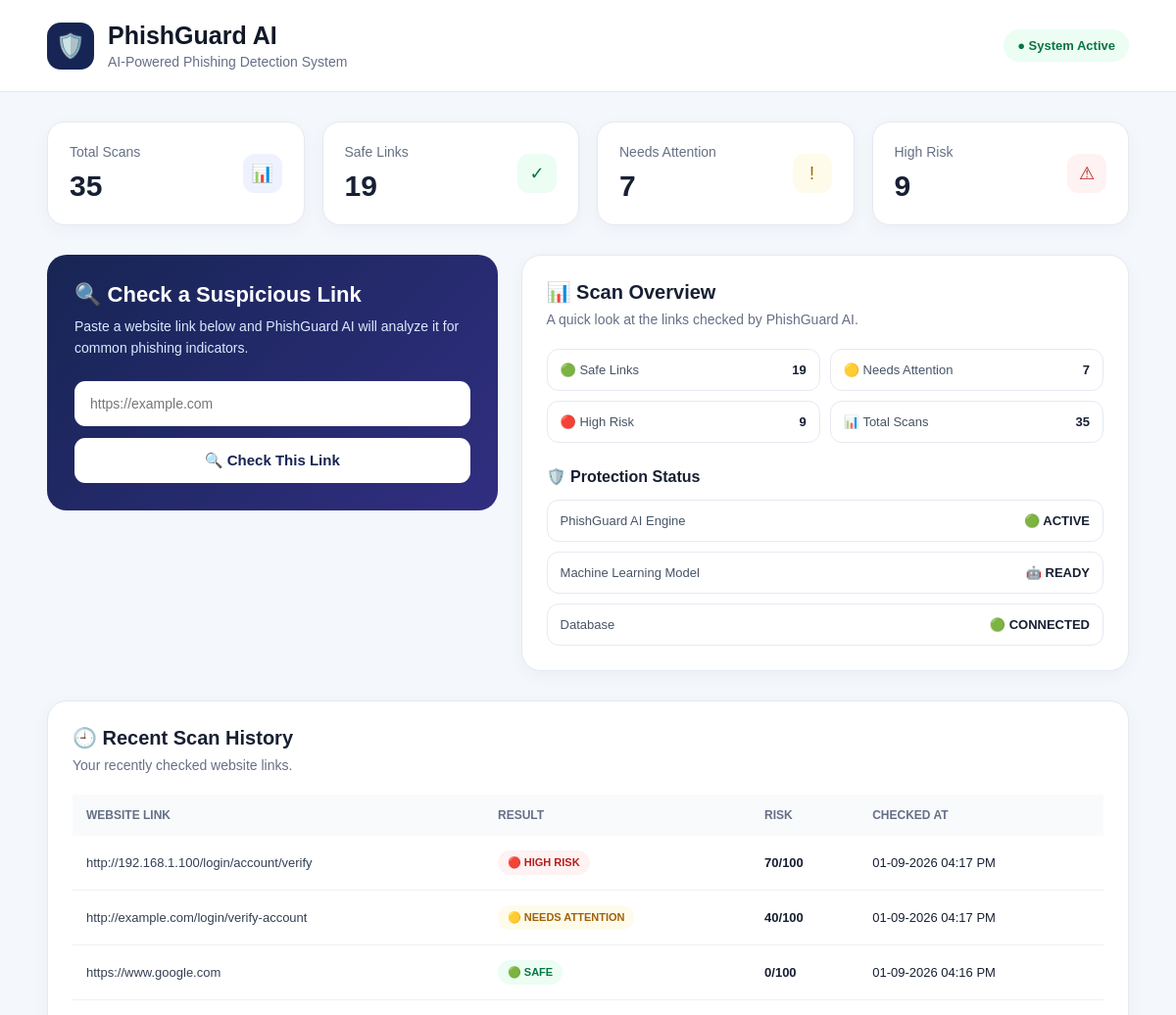
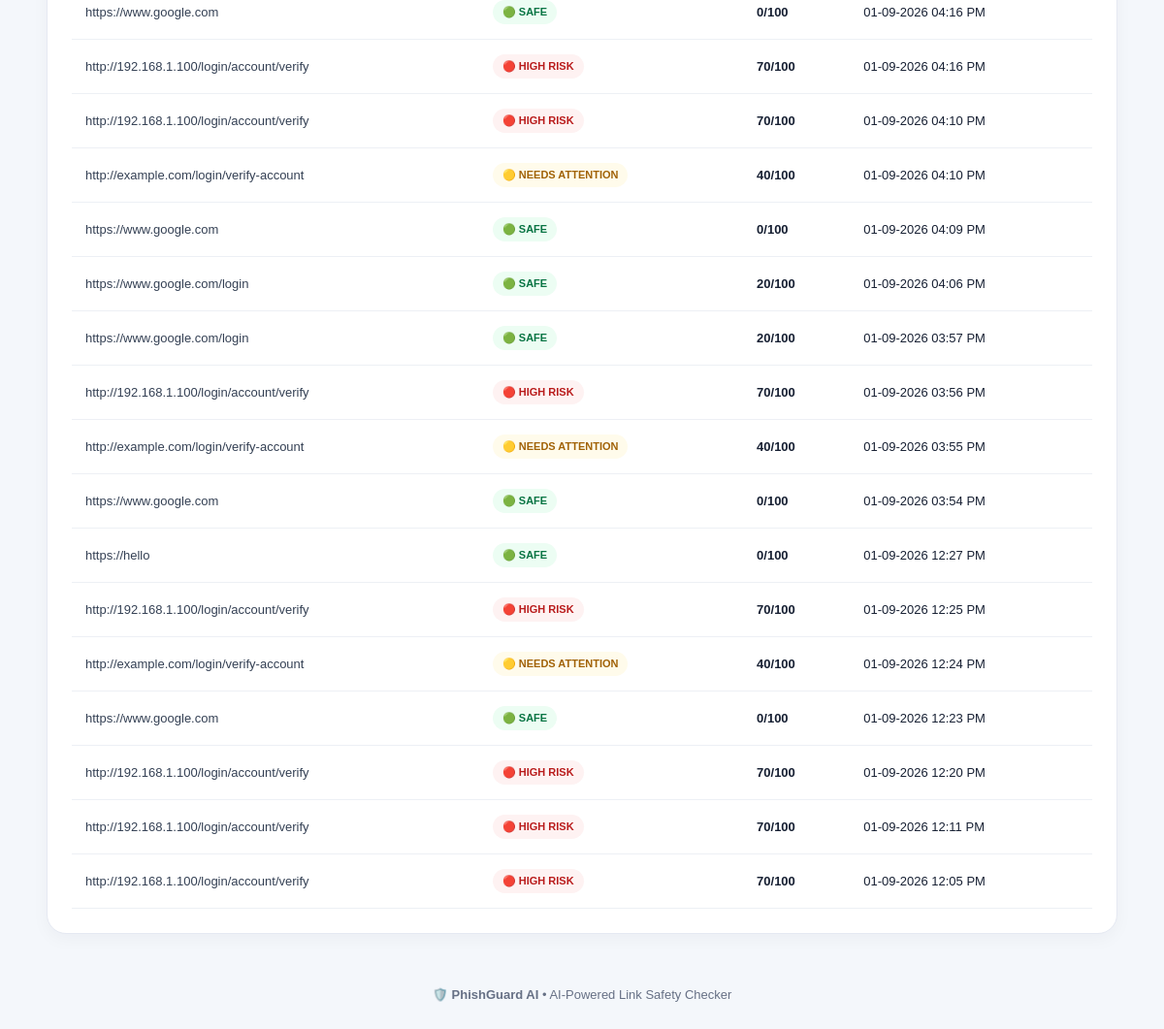
The page / on the database its author committed (2 pictures, top to bottom).
### tables this page shows
CREATE TABLE scan_history (
            id INTEGER PRIMARY KEY AUTOINCREMENT,
            url TEXT NOT NULL,
            result TEXT NOT NULL,
            score INTEGER NOT NULL,
            scan_time TEXT NOT NULL
        );

### app.py (the view, shortened to what this page needs)
@app.route("/", methods=["GET", "POST"])
def home():
    result = None
    score = 0
    reasons = []
    indicators = []
    user_input = ""
    (
        total_scans,
        safe_count,
        suspicious_count,
        phishing_count
    ) = get_statistics()
    scan_history = get_scan_history()
    return render_template(
        "index.html",
        result=result,
        score=score,
        reasons=reasons,
        indicators=indicators,
        user_input=user_input,
        total_scans=total_scans,
        safe_count=safe_count,
        suspicious_count=suspicious_count,
        phishing_count=phishing_count,
        scan_history=scan_history
    )

### app.py (called while the page is built)
def get_scan_history():
    conn = sqlite3.connect(DATABASE)
    conn.row_factory = sqlite3.Row
    cursor = conn.cursor()
    cursor.execute("""
        SELECT url, result, score, scan_time
        FROM scan_history
        ORDER BY id DESC
        LIMIT 20
    """)
    rows = cursor.fetchall()
    conn.close()
    history = []
    for row in rows:
        history.append({
            "url": row["url"],
            "result": row["result"],
            "score": row["score"],
            "time": row["scan_time"]
        })
    return history

def get_statistics():
    conn = sqlite3.connect(DATABASE)
    cursor = conn.cursor()
    cursor.execute(
        "SELECT COUNT(*) FROM scan_history"
    )
    total_scans = cursor.fetchone()[0]
    cursor.execute("""
        SELECT COUNT(*)
        FROM scan_history
        WHERE result = 'SAFE'
    """)
    safe_count = cursor.fetchone()[0]
    cursor.execute("""
        SELECT COUNT(*)
        FROM scan_history
        WHERE result = 'SUSPICIOUS'
    """)
    suspicious_count = cursor.fetchone()[0]
    cursor.execute("""
        SELECT COUNT(*)
        FROM scan_history
        WHERE result = 'PHISHING'
    """)
    phishing_count = cursor.fetchone()[0]
    conn.close()
    return (
        total_scans,
        safe_count,
        suspicious_count,
        phishing_count
    )

### templates/index.html (shortened to what this page needs)
<!DOCTYPE html>
<html lang="en">
<head>
</head>
<body>
<header>
    <div class="container header-content">
        <div class="brand">
            <div class="logo">🛡️</div>
            <div>
                <h1>PhishGuard AI</h1>
                <p>AI-Powered Phishing Detection System</p>
            </div>
        </div>
        <div class="status">
            ● System Active
        </div>
    </div>
</header>
<div class="container">
    <div class="stats">
        <div class="stat-card">
            <div class="stat-top">
                <div>
                    <div class="stat-title">Total Scans</div>
                    <div class="stat-number">{{ total_scans }}</div>
                </div>
                <div class="stat-icon blue">📊</div>
            </div>
        </div>
        <div class="stat-card">
            <div class="stat-top">
                <div>
                    <div class="stat-title">Safe Links</div>
                    <div class="stat-number">{{ safe_count }}</div>
                </div>
                <div class="stat-icon green">✓</div>
            </div>
        </div>
        <div class="stat-card">
            <div class="stat-top">
                <div>
                    <div class="stat-title">Needs Attention</div>
                    <div class="stat-number">{{ suspicious_count }}</div>
                </div>
                <div class="stat-icon yellow">!</div>
            </div>
        </div>
        <div class="stat-card">
            <div class="stat-top">
                <div>
                    <div class="stat-title">High Risk</div>
                    <div class="stat-number">{{ phishing_count }}</div>
                </div>
                <div class="stat-icon red">⚠</div>
            </div>
        </div>
    </div>
    <div class="main-grid">
        <div>
            <div class="scan-box">
                <h2>🔍 Check a Suspicious Link</h2>
                <p>
                    Paste a website link below and PhishGuard AI
                    will analyze it for common phishing indicators.
                </p>
                <form method="POST">
                    <input
                        type="text"
                        name="message"
                        class="url-input"
                        placeholder="https://example.com"
                        value="{{ user_input }}"
                        required
                    >
                    <button
                        type="submit"
                        class="check-btn"
                    >
                        🔍 Check This Link
                    </button>
                </form>
            </div>
        </div>
        <div class="card">
            <h2>📊 Scan Overview</h2>
            <p class="card-description">
                A quick look at the links checked by PhishGuard AI.
            </p>
            <div class="indicator-grid">
                <div class="indicator">
                    <span class="indicator-name">
                        🟢 Safe Links
                    </span>
                    <strong>
                        {{ safe_count }}
                    </strong>
                </div>
                <div class="indicator">
                    <span class="indicator-name">
                        🟡 Needs Attention
                    </span>
                    <strong>
                        {{ suspicious_count }}
                    </strong>
                </div>
                <div class="indicator">
                    <span class="indicator-name">
                        🔴 High Risk
                    </span>
                    <strong>
                        {{ phishing_count }}
                    </strong>
                </div>
                <div class="indicator">
                    <span class="indicator-name">
                        📊 Total Scans
                    </span>
                    <strong>
                        {{ total_scans }}
                    </strong>
                </div>
            </div>
            <h3 class="section-title">
                🛡️ Protection Status
            </h3>
            <div class="indicator">
                <span class="indicator-name">
                    PhishGuard AI Engine
                </span>
                <span class="indicator-status">
                    🟢 ACTIVE
                </span>
            </div>
            <div class="indicator" style="margin-top:10px;">
                <span class="indicator-name">
                    Machine Learning Model
                </span>
                <span class="indicator-status">
                    🤖 READY
                </span>
            </div>
            <div class="indicator" style="margin-top:10px;">
                <span class="indicator-name">
                    Database
                </span>
                <span class="indicator-status">
                    🟢 CONNECTED
                </span>
            </div>
        </div>
    </div>
    <div class="card history-card">
        <h2>🕘 Recent Scan History</h2>
        <p class="card-description">
            Your recently checked website links.
        </p>
        <div class="table-wrapper">
            <table>
                <thead>
                    <tr>
                        <th>Website Link</th>
                        <th>Result</th>
                        <th>Risk</th>
                        <th>Checked At</th>
                    </tr>
                </thead>
                <tbody>
                    {% for scan in scan_history %}
                    <tr>
                        <td class="url-cell">
                            {{ scan.url }}
                        </td>
                        <td>
                            {% if scan.result == "SAFE" %}
                                <span class="badge badge-safe">
                                    🟢 SAFE
                                </span>
                            {% elif scan.result == "SUSPICIOUS" %}
                                <span class="badge badge-suspicious">
                                    🟡 NEEDS ATTENTION
                                </span>
                            {% else %}
                                <span class="badge badge-phishing">
                                    🔴 HIGH RISK
                                </span>
                            {% endif %}
                        </td>
                        <td>
                            <strong>
                                {{ scan.score }}/100
                            </strong>
                        </td>
                        <td>
                            {{ scan.time }}
                        </td>
                    </tr>
                    {% else %}
                    <tr>
                        <td colspan="4" style="text-align:center; padding:30px;">
                            No scan history yet.
                        </td>
                    </tr>
                    {% endfor %}
                </tbody>
            </table>
        </div>
    </div>
</div>
<footer>
    🛡️ <strong>PhishGuard AI</strong>
    • AI-Powered Link Safety Checker
</footer>
</body>
</html>

### templates/index.html (style rules this page uses)
* { margin: 0; padding: 0; box-sizing: border-box; }
body { font-family: Arial, Helvetica, sans-serif; background: #f4f7fb; color: #172033; min-height: 100vh; }
.container { width: 92%; max-width: 1200px; margin: auto; }
header { background: #ffffff; border-bottom: 1px solid #e5e9f2; padding: 22px 0; margin-bottom: 30px; }
.header-content { display: flex; justify-content: space-between; align-items: center; gap: 20px; }
.brand { display: flex; align-items: center; gap: 14px; }
.logo { width: 48px; height: 48px; border-radius: 14px; background: #172554; color: white; display: flex; justify-content: center; align-items: center; font-size: 24px; }
.brand h1 { font-size: 25px; color: #111827; }
.brand p { color: #667085; margin-top: 4px; font-size: 14px; }
.status { background: #ecfdf3; color: #087443; padding: 9px 14px; border-radius: 20px; font-size: 13px; font-weight: bold; }
.stats { display: grid; grid-template-columns: repeat(4, 1fr); gap: 18px; margin-bottom: 30px; }
.stat-card { background: white; border: 1px solid #e5e9f2; border-radius: 18px; padding: 22px; box-shadow: 0 5px 18px rgba(15, 23, 42, 0.04); }
.stat-top { display: flex; justify-content: space-between; align-items: center; }
.stat-title { color: #667085; font-size: 14px; }
.stat-number { font-size: 30px; font-weight: bold; margin-top: 10px; }
.stat-icon { width: 40px; height: 40px; border-radius: 12px; display: flex; justify-content: center; align-items: center; font-size: 18px; }
.blue { background: #eef2ff; color: #3730a3; }
.green { background: #ecfdf3; color: #087443; }
.yellow { background: #fffbeb; color: #a16207; }
.red { background: #fef2f2; color: #b91c1c; }
.main-grid { display: grid; grid-template-columns: 1fr 1.35fr; gap: 24px; margin-bottom: 30px; }
.card { background: white; border: 1px solid #e5e9f2; border-radius: 20px; padding: 25px; box-shadow: 0 5px 18px rgba(15, 23, 42, 0.04); }
.card h2 { font-size: 20px; margin-bottom: 8px; }
.card-description { color: #667085; font-size: 14px; margin-bottom: 22px; }
.scan-box { background: linear-gradient(135deg, #172554, #312e81); color: white; border-radius: 20px; padding: 28px; }
.scan-box h2 { font-size: 22px; margin-bottom: 8px; }
.scan-box p { color: #dbeafe; font-size: 14px; line-height: 1.6; margin-bottom: 22px; }
.url-input { width: 100%; padding: 15px 16px; border: none; border-radius: 11px; outline: none; font-size: 14px; margin-bottom: 12px; }
.check-btn { width: 100%; padding: 14px; border: none; border-radius: 11px; background: white; color: #172554; font-size: 15px; font-weight: bold; cursor: pointer; transition: 0.2s; }
.section-title { font-size: 16px; margin: 25px 0 14px; }
.indicator-grid { display: grid; grid-template-columns: repeat(2, 1fr); gap: 10px; }
.indicator { border: 1px solid #e5e9f2; border-radius: 12px; padding: 13px; display: flex; justify-content: space-between; align-items: center; font-size: 13px; }
.indicator-name { color: #475467; }
.indicator-status { font-weight: bold; }
.history-card { margin-bottom: 35px; }
.table-wrapper { overflow-x: auto; }
table { width: 100%; border-collapse: collapse; min-width: 700px; }
th { text-align: left; padding: 14px; background: #f8fafc; color: #667085; font-size: 12px; text-transform: uppercase; }
td { padding: 15px 14px; border-bottom: 1px solid #edf0f5; font-size: 13px; }
.url-cell { max-width: 380px; word-break: break-all; color: #344054; }
.badge { display: inline-block; padding: 6px 10px; border-radius: 20px; font-size: 11px; font-weight: bold; }
.badge-safe { background: #ecfdf3; color: #087443; }
.badge-suspicious { background: #fffbeb; color: #a16207; }
.badge-phishing { background: #fef2f2; color: #b91c1c; }
footer { text-align: center; color: #667085; font-size: 13px; padding: 20px 0 35px; }

### rows shown on the page
scan_history: url "http://192.168.1.100/login/account/verify", result "🔴 HIGH RISK", score "70", time "01-09-2026 04:17 PM"
scan_history: url "http://example.com/login/verify-account", result "🟡 NEEDS ATTENTION", score "40", time "01-09-2026 04:17 PM"
scan_history: url "https://www.google.com", result "🟢 SAFE", score "0", time "01-09-2026 04:16 PM"
scan_history: url "https://www.google.com", result "🟢 SAFE", score "0", time "01-09-2026 04:16 PM"
scan_history: url "http://192.168.1.100/login/account/verify", result "🔴 HIGH RISK", score "70", time "01-09-2026 04:16 PM"
scan_history: url "http://192.168.1.100/login/account/verify", result "🔴 HIGH RISK", score "70", time "01-09-2026 04:10 PM"
scan_history: url "http://example.com/login/verify-account", result "🟡 NEEDS ATTENTION", score "40", time "01-09-2026 04:10 PM"
scan_history: url "https://www.google.com", result "🟢 SAFE", score "0", time "01-09-2026 04:09 PM"
scan_history: url "https://www.google.com/login", result "🟢 SAFE", score "20", time "01-09-2026 04:06 PM"
scan_history: url "https://www.google.com/login", result "🟢 SAFE", score "20", time "01-09-2026 03:57 PM"
scan_history: url "http://192.168.1.100/login/account/verify", result "🔴 HIGH RISK", score "70", time "01-09-2026 03:56 PM"
scan_history: url "http://example.com/login/verify-account", result "🟡 NEEDS ATTENTION", score "40", time "01-09-2026 03:55 PM"
scan_history: url "https://www.google.com", result "🟢 SAFE", score "0", time "01-09-2026 03:54 PM"
scan_history: url "https://hello", result "🟢 SAFE", score "0", time "01-09-2026 12:27 PM"
scan_history: url "http://192.168.1.100/login/account/verify", result "🔴 HIGH RISK", score "70", time "01-09-2026 12:25 PM"
scan_history: url "http://example.com/login/verify-account", result "🟡 NEEDS ATTENTION", score "40", time "01-09-2026 12:24 PM"
scan_history: url "https://www.google.com", result "🟢 SAFE", score "0", time "01-09-2026 12:23 PM"
scan_history: url "http://192.168.1.100/login/account/verify", result "🔴 HIGH RISK", score "70", time "01-09-2026 12:20 PM"
scan_history: url "http://192.168.1.100/login/account/verify", result "🔴 HIGH RISK", score "70", time "01-09-2026 12:11 PM"
scan_history: url "http://192.168.1.100/login/account/verify", result "🔴 HIGH RISK", score "70", time "01-09-2026 12:05 PM"

### other values the page prints
{{ total_scans }} "35"
{{ safe_count }} "19"
{{ suspicious_count }} "7"
{{ phishing_count }} "9"
